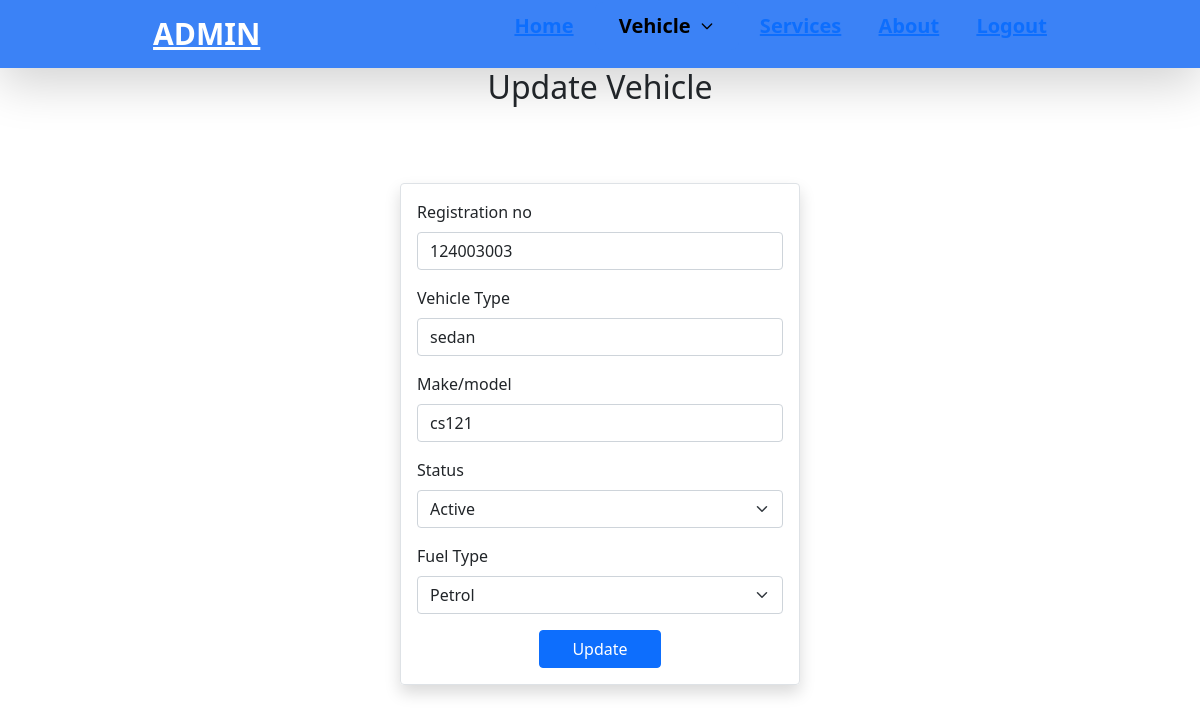
The page /updatevehicle.php?updateid=1 on the database its author committed.
### tables this page shows
CREATE TABLE `vehicle` (
  `Sno` int(30) NOT NULL,
  `Types` varchar(20) NOT NULL,
  `Model` varchar(30) NOT NULL,
  `Fuel` varchar(10) NOT NULL,
  `statuss` varchar(10) NOT NULL,
  `Reg` varchar(50) NOT NULL
);

### updatevehicle.php (the view, shortened to what this page needs)
<?php include "db_connect.php" ?>
<?php include "admin.php" ?>
<?php
$id=$_GET['updateid'];
$n="select * from vehicle where Sno=$id";
$update=mysqli_query($conn,$n);
?>
<!DOCTYPE html>
<html lang="en">
<head>
    <link href="https://cdn.jsdelivr.net/npm/bootstrap@5.1.3/dist/css/bootstrap.min.css" rel="stylesheet">
</head>
<body>
    <h3 class="text-center fs-2 mt-0">Update Vehicle</h3>
    <div class="d-flex justify-content-center align-items-center mx-auto" style="min-height:80vh">
        <form class="border shadow p-3 rounded col-sm-4 " method="post">
        <div class="mb-3 algin-self-center">
        <label for="exampleInputEmail1class" class="form-label">
        Registration no</label>
        <input type="text" value=
        <?php
        while($row=$update->fetch_array())
        {
        echo "".$row["Reg"]."";
        }
        ?>
        name="regno" class="form-control" id="exampleInputEmail1" aria-describedby="emailHelp">
        </div>
        <div class="mb-3">
        <label for="exampleInputEmail1"class="form-label">Vehicle Type</label>
        <input type="text"  value=
        <?php
        $n="select * from vehicle where Sno=$id";
        $update=mysqli_query($conn,$n);
        while($row=$update->fetch_array())
        {
        echo "".$row["Types"]."";
        }
        ?>
        name="type" class="form-control" id="exampleInputEmail1" aria-describedby="emailHelp">
        </div>
        <div class="mb-3">
        <label for="exampleInputEmail1"
        class="form-label">Make/model</label>
        <input type="text" value=
        <?php
        $n="select * from vehicle where Sno=$id";
        $update=mysqli_query($conn,$n);
        while($row=$update->fetch_array())
        {
        echo "".$row["Model"]."";
        }
        ?> name="make" class="form-control" id="exampleInputEmail1" aria-describedby="emailHelp">
        </div>
        <label for="exampleInputEmail1" class="form-label">Status</label>
        <select class="mb-3 form-select" aria-label="Default select example" name="status">
            <option selected value="Active">Active</option>
         </select>
         <label for="exampleInputEmail1"
         class="form-label">Fuel Type</label>
         <select class="mb-3 form-select" aria-label="Default select example" name="fuel">
        <option selected value=
        <?php
        $n="select * from vehicle where Sno=$id";
        $update=mysqli_query($conn,$n);
        while($row=$update->fetch_array())
        {
        echo "".$row["Fuel"]."";
        }
        ?>
        >Petrol</option>
         </select>
         <div class="d-flex justify-content-center row-cols-3 button">
         <button type="submit" class="btn btn-primary" name="post" >Update</button>
         </div>
  </div>
</body>
</html>

### rows shown on the page
vehicle: regno "124003003", type "sedan", make "cs121"
